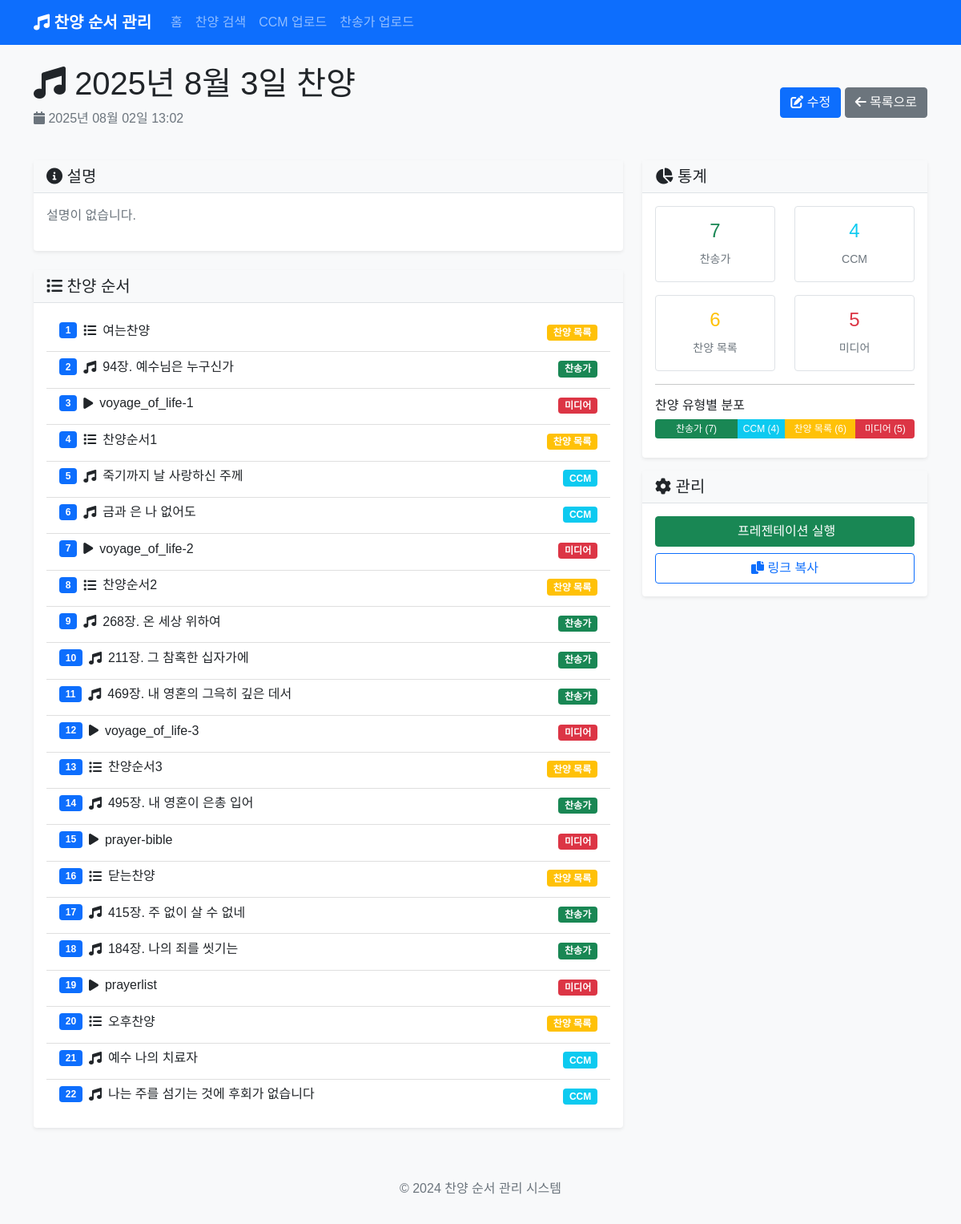
Screenshot of /post/2 with the database file from the repository.
### app.py (models this page shows)
class PraisePost(db.Model):
    id = db.Column(db.Integer, primary_key=True)
    title = db.Column(db.String(200), nullable=False)
    content = db.Column(db.Text, nullable=False)
    created_at = db.Column(db.DateTime, default=datetime.utcnow)
    songs = db.relationship('Song', backref='praise_post', lazy=True, cascade='all, delete-orphan')
    background_image = db.Column(db.String(500))  # 전체 배경 이미지
    parallax_image = db.Column(db.String(500))  # 패럴랙스 배경 이미지

class Song(db.Model):
    id = db.Column(db.Integer, primary_key=True)
    title = db.Column(db.String(200), nullable=False)
    song_type = db.Column(db.String(50), nullable=False)  # 'hymn', 'ccm', 'section', 'media', 'blank'
    hymn_number = db.Column(db.String(10))  # 찬송가 번호
    lyrics = db.Column(db.Text)  # 가사
    order = db.Column(db.Integer, nullable=False)
    praise_post_id = db.Column(db.Integer, db.ForeignKey('praise_post.id'), nullable=False)
    section_title = db.Column(db.String(200))  # 섹션 제목 (예: 찬양순서1)
    media_type = db.Column(db.String(50))  # 'image', 'video'
    media_url = db.Column(db.String(500))  # 미디어 파일 경로
    background_image = db.Column(db.String(500))  # 배경 이미지

### app.py (the view)
@app.route('/post/<int:post_id>')
def view_post(post_id):
    post = PraisePost.query.get_or_404(post_id)
    return render_template('view_post.html', post=post)

### templates/view_post.html (shortened to what this page needs)
{% extends "base.html" %}
{% block content %}
<div class="row">
    <div class="col-12">
        <div class="d-flex justify-content-between align-items-center mb-4">
            <div>
                <h1><i class="fas fa-music"></i> {{ post.title }}</h1>
                <p class="text-muted">
                    <i class="fas fa-calendar"></i> {{ post.created_at.strftime('%Y년 %m월 %d일 %H:%M') }}
                </p>
            </div>
            <div>
                <a href="{{ url_for('edit_post', post_id=post.id) }}" class="btn btn-primary">
                    <i class="fas fa-edit"></i> 수정
                </a>
                <a href="{{ url_for('index') }}" class="btn btn-secondary">
                    <i class="fas fa-arrow-left"></i> 목록으로
                </a>
            </div>
        </div>
    </div>
</div>
<div class="row">
    <div class="col-md-8">
        <div class="card mb-4">
            <div class="card-header">
                <h5 class="mb-0"><i class="fas fa-info-circle"></i> 설명</h5>
            </div>
            <div class="card-body">
                {% if post.content %}
                    <p>{{ post.content }}</p>
                {% else %}
                    <p class="text-muted">설명이 없습니다.</p>
                {% endif %}
            </div>
        </div>
        <div class="card">
            <div class="card-header">
                <h5 class="mb-0"><i class="fas fa-list"></i> 찬양 순서</h5>
            </div>
            <div class="card-body">
                {% if post.songs %}
                    <div class="list-group">
                        {% for song in post.songs %}
                        <div class="list-group-item">
                            <div class="d-flex justify-content-between align-items-start">
                                <div class="flex-grow-1">
                                    <div class="d-flex align-items-center mb-2">
                                        <span class="badge bg-primary me-2">{{ loop.index }}</span>
                                        {% if song.song_type == 'hymn' %}
                                            <i class="fas fa-music me-2"></i>
                                        {% elif song.song_type == 'ccm' %}
                                            <i class="fas fa-music me-2"></i>
                                        {% elif song.song_type == 'section' %}
                                            <i class="fas fa-list me-2"></i>
                                        {% elif song.song_type == 'media' %}
                                            <i class="fas fa-play me-2"></i>
                                        {% elif song.song_type == 'blank' %}
                                            <i class="fas fa-square me-2"></i>
                                        {% else %}
                                            <i class="fas fa-music me-2"></i>
                                        {% endif %}
                                        <h6 class="mb-0">
                                            {% if song.song_type == 'hymn' %}
                                                {{ song.hymn_number }}장. {{ song.title }}
                                            {% else %}
                                                {{ song.title }}
                                            {% endif %}
                                        </h6>
                                    </div>
                                </div>
                                <div class="ms-3">
                                    {% if song.song_type == 'hymn' %}
                                        <span class="badge bg-success">찬송가</span>
                                    {% elif song.song_type == 'ccm' %}
                                        <span class="badge bg-info">CCM</span>
                                    {% elif song.song_type == 'section' %}
                                        <span class="badge bg-warning">찬양 목록</span>
                                    {% elif song.song_type == 'media' %}
                                        <span class="badge bg-danger">미디어</span>
                                    {% elif song.song_type == 'blank' %}
                                        <span class="badge bg-secondary">빈 페이지</span>
                                    {% else %}
                                        <span class="badge bg-secondary">기타</span>
                                    {% endif %}
                                </div>
                            </div>
                        </div>
                        {% endfor %}
                    </div>
                {% else %}
                    <p class="text-muted">등록된 찬양이 없습니다.</p>
                {% endif %}
            </div>
        </div>
    </div>
    <div class="col-md-4">
        <div class="card">
            <div class="card-header">
                <h5 class="mb-0"><i class="fas fa-chart-pie"></i> 통계</h5>
            </div>
            <div class="card-body">
                <div class="row text-center">
                    <div class="col-6 mb-3">
                        <div class="border rounded p-3">
                            <h4 class="text-success">{{ post.songs|selectattr('song_type', 'equalto', 'hymn')|list|length }}</h4>
                            <small class="text-muted">찬송가</small>
                        </div>
                    </div>
                    <div class="col-6 mb-3">
                        <div class="border rounded p-3">
                            <h4 class="text-info">{{ post.songs|selectattr('song_type', 'equalto', 'ccm')|list|length }}</h4>
                            <small class="text-muted">CCM</small>
                        </div>
                    </div>
                    <div class="col-6">
                        <div class="border rounded p-3">
                            <h4 class="text-warning">{{ post.songs|selectattr('song_type', 'equalto', 'section')|list|length }}</h4>
                            <small class="text-muted">찬양 목록</small>
                        </div>
                    </div>
                    <div class="col-6">
                        <div class="border rounded p-3">
                            <h4 class="text-danger">{{ post.songs|selectattr('song_type', 'equalto', 'media')|list|length }}</h4>
                            <small class="text-muted">미디어</small>
                        </div>
                    </div>
                </div>
                <hr>
                <div class="mt-3">
                    <h6>찬양 유형별 분포</h6>
                    <div class="progress mb-2">
                        {% set hymn_count = post.songs|selectattr('song_type', 'equalto', 'hymn')|list|length %}
                        {% set ccm_count = post.songs|selectattr('song_type', 'equalto', 'ccm')|list|length %}
                        {% set section_count = post.songs|selectattr('song_type', 'equalto', 'section')|list|length %}
                        {% set media_count = post.songs|selectattr('song_type', 'equalto', 'media')|list|length %}
                        {% set total = post.songs|length %}
                        {% if total > 0 %}
                            {% if hymn_count > 0 %}
                                <div class="progress-bar bg-success" style="width: {{ (hymn_count / total * 100)|round(1) }}%">
                                    찬송가 ({{ hymn_count }})
                                </div>
                            {% endif %}
                            {% if ccm_count > 0 %}
                                <div class="progress-bar bg-info" style="width: {{ (ccm_count / total * 100)|round(1) }}%">
                                    CCM ({{ ccm_count }})
                                </div>
                            {% endif %}
                            {% if section_count > 0 %}
                                <div class="progress-bar bg-warning" style="width: {{ (section_count / total * 100)|round(1) }}%">
                                    찬양 목록 ({{ section_count }})
                                </div>
                            {% endif %}
                            {% if media_count > 0 %}
                                <div class="progress-bar bg-danger" style="width: {{ (media_count / total * 100)|round(1) }}%">
                                    미디어 ({{ media_count }})
                                </div>
                            {% endif %}
                        {% endif %}
                    </div>
                </div>
            </div>
        </div>
        <div class="card mt-3">
            <div class="card-header">
                <h5 class="mb-0"><i class="fas fa-cog"></i> 관리</h5>
            </div>
            <div class="card-body">
                <div class="d-grid gap-2">
                    <a href="{{ url_for('presentation', post_id=post.id) }}" class="btn btn-success" target="_blank">
                         프레젠테이션 실행
                    </a>
                    <button class="btn btn-outline-primary" onclick="copyToClipboard()">
                        <i class="fas fa-copy"></i> 링크 복사
                    </button>
                </div>
            </div>
        </div>
    </div>
</div>
{% endblock %}

### static/css/style.css (style rules this page uses)
body { font-family: 'Noto Sans KR', sans-serif; background-color: #f8f9fa; }
.card { border: none; box-shadow: 0 0.125rem 0.25rem rgba(0, 0, 0, 0.075); transition: box-shadow 0.15s ease-in-out; }
.card-header { background-color: #f8f9fa; border-bottom: 1px solid #dee2e6; font-weight: 600; }
.list-group-item { border-left: none; border-right: none; border-radius: 0 !important; }
.list-group-item:first-child { border-top: none; }
.list-group-item:last-child { border-bottom: none; }
.badge { font-size: 0.75em; }
.progress { height: 1.5rem; }
.progress-bar { font-size: 0.75rem; line-height: 1.5rem; }
.btn { transition: all 0.15s ease-in-out; }

### rows the page displays
PraisePost: title "2025년 8월 3일 찬양", created_at "2025년 08월 02일 13:02"
Song: song_type "section" (drawn), title "여는찬양"
Song: hymn_number "94", title "예수님은 누구신가", song_type "찬송가"
Song: song_type "media" (drawn), title "voyage_of_life-1"
Song: song_type "section" (drawn), title "찬양순서1"
Song: title "죽기까지 날 사랑하신 주께", song_type "CCM"
Song: title "금과 은 나 없어도", song_type "CCM"
Song: song_type "media" (drawn), title "voyage_of_life-2"
Song: song_type "section" (drawn), title "찬양순서2"
Song: hymn_number "268", title "온 세상 위하여", song_type "찬송가"
Song: hymn_number "211", title "그 참혹한 십자가에", song_type "찬송가"
Song: hymn_number "469", title "내 영혼의 그윽히 깊은 데서", song_type "찬송가"
Song: song_type "media" (drawn), title "voyage_of_life-3"
Song: song_type "section" (drawn), title "찬양순서3"
Song: hymn_number "495", title "내 영혼이 은총 입어", song_type "찬송가"
Song: song_type "media" (drawn), title "prayer-bible"
Song: song_type "section" (drawn), title "닫는찬양"
Song: hymn_number "415", title "주 없이 살 수 없네", song_type "찬송가"
Song: hymn_number "184", title "나의 죄를 씻기는", song_type "찬송가"
Song: song_type "media" (drawn), title "prayerlist"
Song: song_type "section" (drawn), title "오후찬양"
Song: title "예수 나의 치료자", song_type "CCM"
Song: title "나는 주를 섬기는 것에 후회가 없습니다", song_type "CCM"

### other values shown
{{ post.songs|selectattr('song_type', 'equalto', 'hymn')|list|length }} "7"
{{ post.songs|selectattr('song_type', 'equalto', 'ccm')|list|length }} "4"
{{ post.songs|selectattr('song_type', 'equalto', 'section')|list|length }} "6"
{{ post.songs|selectattr('song_type', 'equalto', 'media')|list|length }} "5"
{{ hymn_count }} "7"
{{ ccm_count }} "4"
{{ section_count }} "6"
{{ media_count }} "5"
